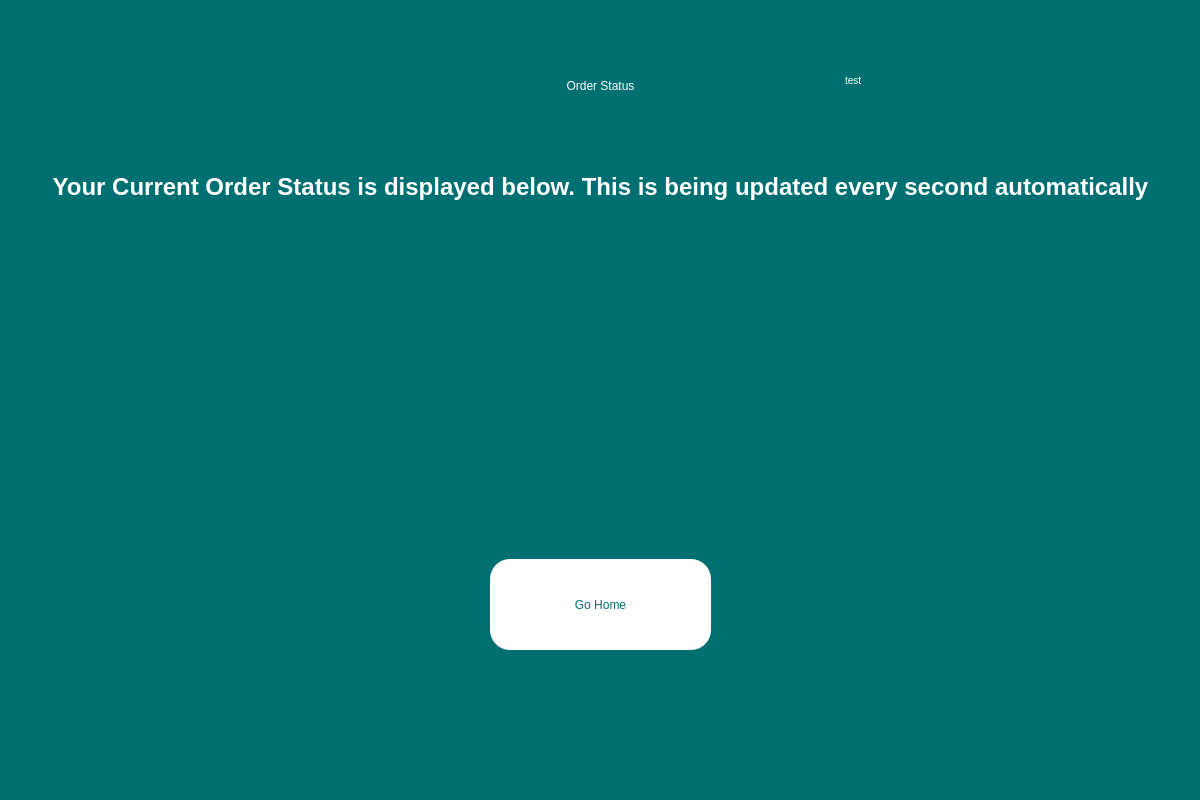
<?xml version="1.0" encoding="UTF-8"?>
<ui version="4.0">
 <class>Dialog</class>
 <widget class="QDialog" name="Dialog">
  <property name="geometry">
   <rect>
    <x>0</x>
    <y>0</y>
    <width>1200</width>
    <height>800</height>
   </rect>
  </property>
  <property name="windowTitle">
   <string>Dialog</string>
  </property>
  <widget class="QWidget" name="widget" native="true">
   <property name="geometry">
    <rect>
     <x>-20</x>
     <y>-1</y>
     <width>1221</width>
     <height>811</height>
    </rect>
   </property>
   <property name="styleSheet">
    <string notr="true">background-color:rgb(0, 111, 113);
font: 87 12pt &quot;Arial Black&quot;;
color: rgb(255, 255, 255);</string>
   </property>
   <widget class="QPushButton" name="homeBTN">
    <property name="geometry">
     <rect>
      <x>510</x>
      <y>560</y>
      <width>221</width>
      <height>91</height>
     </rect>
    </property>
    <property name="styleSheet">
     <string notr="true">background-color: rgb(255, 255, 255);border-radius:20px;
color:rgb(0, 111, 113);</string>
    </property>
    <property name="text">
     <string>Go Home</string>
    </property>
   </widget>
   <widget class="QLabel" name="label">
    <property name="geometry">
     <rect>
      <x>20</x>
      <y>46</y>
      <width>1201</width>
      <height>81</height>
     </rect>
    </property>
    <property name="sizeIncrement">
     <size>
      <width>0</width>
      <height>0</height>
     </size>
    </property>
    <property name="styleSheet">
     <string notr="true">background-color: rgba(255, 255, 255, 0);
font: 32pt &quot;MS Shell Dlg 2&quot;;</string>
    </property>
    <property name="text">
     <string>Order Status</string>
    </property>
    <property name="textFormat">
     <enum>Qt::AutoText</enum>
    </property>
    <property name="alignment">
     <set>Qt::AlignCenter</set>
    </property>
    <property name="wordWrap">
     <bool>false</bool>
    </property>
   </widget>
   <widget class="QLabel" name="statusLBL">
    <property name="enabled">
     <bool>true</bool>
    </property>
    <property name="geometry">
     <rect>
      <x>20</x>
      <y>410</y>
      <width>1201</width>
      <height>91</height>
     </rect>
    </property>
    <property name="sizeIncrement">
     <size>
      <width>0</width>
      <height>0</height>
     </size>
    </property>
    <property name="styleSheet">
     <string notr="true">background-color: rgba(255, 255, 255, 0);</string>
    </property>
    <property name="frameShadow">
     <enum>QFrame::Plain</enum>
    </property>
    <property name="text">
     <string/>
    </property>
    <property name="textFormat">
     <enum>Qt::AutoText</enum>
    </property>
    <property name="alignment">
     <set>Qt::AlignCenter</set>
    </property>
    <property name="wordWrap">
     <bool>false</bool>
    </property>
   </widget>
   <widget class="QTextBrowser" name="textOrderID">
    <property name="enabled">
     <bool>false</bool>
    </property>
    <property name="geometry">
     <rect>
      <x>860</x>
      <y>70</y>
      <width>256</width>
      <height>51</height>
     </rect>
    </property>
    <property name="styleSheet">
     <string notr="true">background-color:rgba(255, 255, 255, 0)</string>
    </property>
    <property name="html">
     <string>&lt;!DOCTYPE HTML PUBLIC &quot;-//W3C//DTD HTML 4.0//EN&quot; &quot;http://www.w3.org/TR/REC-html40/strict.dtd&quot;&gt;
&lt;html&gt;&lt;head&gt;&lt;meta name=&quot;qrichtext&quot; content=&quot;1&quot; /&gt;&lt;style type=&quot;text/css&quot;&gt;
p, li { white-space: pre-wrap; }
&lt;/style&gt;&lt;/head&gt;&lt;body style=&quot; font-family:'Arial Black'; font-size:12pt; font-weight:80; font-style:normal;&quot;&gt;
&lt;p style=&quot; margin-top:0px; margin-bottom:0px; margin-left:0px; margin-right:0px; -qt-block-indent:0; text-indent:0px;&quot;&gt;&lt;span style=&quot; font-family:'MS Shell Dlg 2'; font-size:7.8pt; font-weight:400;&quot;&gt;test&lt;/span&gt;&lt;/p&gt;&lt;/body&gt;&lt;/html&gt;</string>
    </property>
   </widget>
   <widget class="QTextBrowser" name="textBrowser">
    <property name="geometry">
     <rect>
      <x>25</x>
      <y>170</y>
      <width>1191</width>
      <height>111</height>
     </rect>
    </property>
    <property name="styleSheet">
     <string notr="true">background-color: rgba(255, 255, 255, 0);</string>
    </property>
    <property name="frameShape">
     <enum>QFrame::NoFrame</enum>
    </property>
    <property name="html">
     <string>&lt;!DOCTYPE HTML PUBLIC &quot;-//W3C//DTD HTML 4.0//EN&quot; &quot;http://www.w3.org/TR/REC-html40/strict.dtd&quot;&gt;
&lt;html&gt;&lt;head&gt;&lt;meta name=&quot;qrichtext&quot; content=&quot;1&quot; /&gt;&lt;style type=&quot;text/css&quot;&gt;
p, li { white-space: pre-wrap; }
&lt;/style&gt;&lt;/head&gt;&lt;body style=&quot; font-family:'Arial Black'; font-size:12pt; font-weight:80; font-style:normal;&quot;&gt;
&lt;p align=&quot;center&quot; style=&quot; margin-top:0px; margin-bottom:0px; margin-left:0px; margin-right:0px; -qt-block-indent:0; text-indent:0px;&quot;&gt;&lt;span style=&quot; font-family:'MS Shell Dlg 2'; font-size:18pt; font-weight:600;&quot;&gt;Your Current Order Status is displayed below. This is being updated every second automatically&lt;/span&gt;&lt;/p&gt;&lt;/body&gt;&lt;/html&gt;</string>
    </property>
   </widget>
   <zorder>homeBTN</zorder>
   <zorder>label</zorder>
   <zorder>statusLBL</zorder>
   <zorder>textBrowser</zorder>
   <zorder>textOrderID</zorder>
  </widget>
 </widget>
 <resources/>
 <connections/>
</ui>
